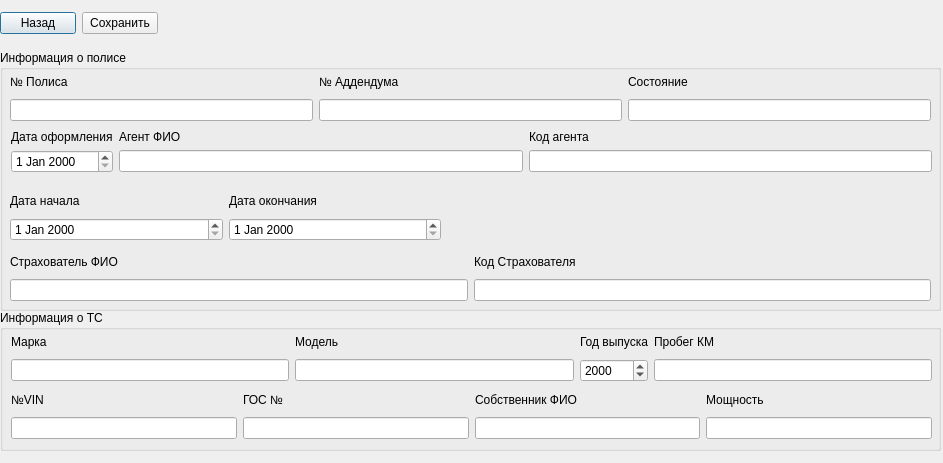
<?xml version="1.0" encoding="UTF-8"?>
<ui version="4.0">
 <class>Dialog</class>
 <widget class="QDialog" name="Dialog">
  <property name="geometry">
   <rect>
    <x>0</x>
    <y>0</y>
    <width>943</width>
    <height>463</height>
   </rect>
  </property>
  <property name="windowTitle">
   <string>Редактирование полиса</string>
  </property>
  <widget class="QGroupBox" name="groupBox">
   <property name="geometry">
    <rect>
     <x>0</x>
     <y>50</y>
     <width>941</width>
     <height>261</height>
    </rect>
   </property>
   <property name="title">
    <string>Информация о полисе</string>
   </property>
   <widget class="QWidget" name="">
    <property name="geometry">
     <rect>
      <x>10</x>
      <y>20</y>
      <width>921</width>
      <height>51</height>
     </rect>
    </property>
    <layout class="QGridLayout" name="gridLayout">
     <item row="0" column="0">
      <widget class="QLabel" name="label">
       <property name="text">
        <string>№ Полиса</string>
       </property>
      </widget>
     </item>
     <item row="0" column="1">
      <widget class="QLabel" name="label_2">
       <property name="text">
        <string>№ Аддендума</string>
       </property>
      </widget>
     </item>
     <item row="0" column="2">
      <widget class="QLabel" name="label_3">
       <property name="text">
        <string>Состояние</string>
       </property>
      </widget>
     </item>
     <item row="1" column="0">
      <widget class="QLineEdit" name="lineEdit"/>
     </item>
     <item row="1" column="1">
      <widget class="QLineEdit" name="lineEdit_2"/>
     </item>
     <item row="1" column="2">
      <widget class="QLineEdit" name="lineEdit_3"/>
     </item>
    </layout>
   </widget>
   <widget class="QWidget" name="">
    <property name="geometry">
     <rect>
      <x>11</x>
      <y>80</y>
      <width>921</width>
      <height>48</height>
     </rect>
    </property>
    <layout class="QGridLayout" name="gridLayout_2">
     <item row="0" column="0">
      <layout class="QFormLayout" name="formLayout">
       <item row="1" column="0" colspan="2">
        <widget class="QDateEdit" name="dateEdit"/>
       </item>
       <item row="0" column="0">
        <widget class="QLabel" name="label_5">
         <property name="text">
          <string>Дата оформления</string>
         </property>
        </widget>
       </item>
      </layout>
     </item>
     <item row="0" column="1">
      <layout class="QFormLayout" name="formLayout_2">
       <item row="0" column="0">
        <widget class="QLabel" name="label_6">
         <property name="text">
          <string>Агент ФИО</string>
         </property>
        </widget>
       </item>
       <item row="1" column="0" colspan="2">
        <widget class="QLineEdit" name="lineEdit_6"/>
       </item>
      </layout>
     </item>
     <item row="0" column="2">
      <layout class="QFormLayout" name="formLayout_3">
       <item row="0" column="0">
        <widget class="QLabel" name="label_4">
         <property name="text">
          <string>Код агента</string>
         </property>
        </widget>
       </item>
       <item row="1" column="0" colspan="2">
        <widget class="QLineEdit" name="lineEdit_4"/>
       </item>
      </layout>
     </item>
    </layout>
   </widget>
   <widget class="QWidget" name="">
    <property name="geometry">
     <rect>
      <x>10</x>
      <y>140</y>
      <width>431</width>
      <height>51</height>
     </rect>
    </property>
    <layout class="QGridLayout" name="gridLayout_3">
     <item row="0" column="0">
      <widget class="QLabel" name="label_7">
       <property name="text">
        <string>Дата начала</string>
       </property>
      </widget>
     </item>
     <item row="0" column="1">
      <widget class="QLabel" name="label_8">
       <property name="text">
        <string>Дата окончания</string>
       </property>
      </widget>
     </item>
     <item row="1" column="0">
      <widget class="QDateEdit" name="dateEdit_2"/>
     </item>
     <item row="1" column="1">
      <widget class="QDateEdit" name="dateEdit_3"/>
     </item>
    </layout>
   </widget>
   <widget class="QWidget" name="">
    <property name="geometry">
     <rect>
      <x>10</x>
      <y>200</y>
      <width>921</width>
      <height>51</height>
     </rect>
    </property>
    <layout class="QGridLayout" name="gridLayout_4">
     <item row="0" column="1">
      <widget class="QLabel" name="label_10">
       <property name="text">
        <string>Код Страхователя</string>
       </property>
      </widget>
     </item>
     <item row="1" column="0">
      <widget class="QLineEdit" name="lineEdit_7"/>
     </item>
     <item row="1" column="1">
      <widget class="QLineEdit" name="lineEdit_8"/>
     </item>
     <item row="0" column="0">
      <widget class="QLabel" name="label_9">
       <property name="text">
        <string>Страхователь ФИО</string>
       </property>
      </widget>
     </item>
    </layout>
   </widget>
  </widget>
  <widget class="QGroupBox" name="groupBox_2">
   <property name="geometry">
    <rect>
     <x>0</x>
     <y>310</y>
     <width>941</width>
     <height>141</height>
    </rect>
   </property>
   <property name="title">
    <string>Информация о ТС</string>
   </property>
   <widget class="QWidget" name="">
    <property name="geometry">
     <rect>
      <x>11</x>
      <y>21</y>
      <width>921</width>
      <height>51</height>
     </rect>
    </property>
    <layout class="QGridLayout" name="gridLayout_5">
     <item row="0" column="0">
      <widget class="QLabel" name="label_11">
       <property name="text">
        <string>Марка</string>
       </property>
      </widget>
     </item>
     <item row="0" column="2">
      <widget class="QLabel" name="label_14">
       <property name="text">
        <string>Год выпуска</string>
       </property>
      </widget>
     </item>
     <item row="1" column="2">
      <widget class="QDateEdit" name="dateEdit_4">
       <property name="displayFormat">
        <string>yyyy</string>
       </property>
      </widget>
     </item>
     <item row="0" column="1">
      <widget class="QLabel" name="label_12">
       <property name="text">
        <string>Модель</string>
       </property>
      </widget>
     </item>
     <item row="1" column="1">
      <widget class="QLineEdit" name="lineEdit_9"/>
     </item>
     <item row="1" column="3">
      <widget class="QLineEdit" name="lineEdit_10"/>
     </item>
     <item row="1" column="0">
      <widget class="QLineEdit" name="lineEdit_5"/>
     </item>
     <item row="0" column="3">
      <widget class="QLabel" name="label_13">
       <property name="text">
        <string>Пробег КМ</string>
       </property>
      </widget>
     </item>
    </layout>
   </widget>
   <widget class="QWidget" name="">
    <property name="geometry">
     <rect>
      <x>11</x>
      <y>78</y>
      <width>921</width>
      <height>51</height>
     </rect>
    </property>
    <layout class="QGridLayout" name="gridLayout_6">
     <item row="0" column="0">
      <widget class="QLabel" name="label_15">
       <property name="text">
        <string>№VIN</string>
       </property>
      </widget>
     </item>
     <item row="0" column="1">
      <widget class="QLabel" name="label_21">
       <property name="text">
        <string>ГОС №</string>
       </property>
      </widget>
     </item>
     <item row="0" column="2">
      <widget class="QLabel" name="label_22">
       <property name="text">
        <string>Собственник ФИО</string>
       </property>
      </widget>
     </item>
     <item row="0" column="3">
      <widget class="QLabel" name="label_16">
       <property name="text">
        <string>Мощность</string>
       </property>
      </widget>
     </item>
     <item row="1" column="0">
      <widget class="QLineEdit" name="lineEdit_11"/>
     </item>
     <item row="1" column="1">
      <widget class="QLineEdit" name="lineEdit_15"/>
     </item>
     <item row="1" column="2">
      <widget class="QLineEdit" name="lineEdit_16">
       <property name="text">
        <string/>
       </property>
      </widget>
     </item>
     <item row="1" column="3">
      <widget class="QLineEdit" name="lineEdit_12"/>
     </item>
    </layout>
   </widget>
  </widget>
  <widget class="QWidget" name="">
   <property name="geometry">
    <rect>
     <x>0</x>
     <y>10</y>
     <width>158</width>
     <height>26</height>
    </rect>
   </property>
   <layout class="QHBoxLayout" name="horizontalLayout">
    <item>
     <widget class="QPushButton" name="pushButton">
      <property name="text">
       <string>Назад</string>
      </property>
     </widget>
    </item>
    <item>
     <widget class="QPushButton" name="pushButton_2">
      <property name="text">
       <string>Сохранить</string>
      </property>
     </widget>
    </item>
   </layout>
  </widget>
 </widget>
 <resources/>
 <connections/>
</ui>
